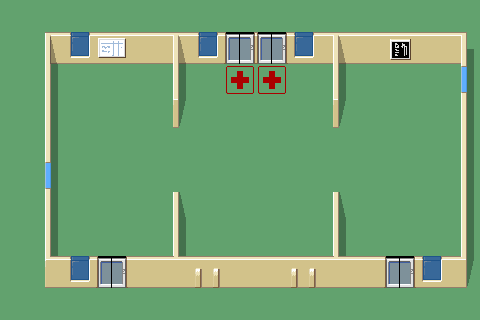

A level layout from a 2D game, rendered from its tile map. Below: a short description, then the map file with tile-grid data replaced by summaries:
An orthogonal 15x10 tile map with 32x32 px tiles, 3 tile layers (floor, Walls, decoration) and 5 objects (2x target, 2x crate, start).

<map version="1.0" orientation="orthogonal" width="15" height="10" tilewidth="32" tileheight="32">
 <tileset firstgid="1" name="hospital_256" tilewidth="32" tileheight="32">
  <image source="textures/hospital_set.png" width="256" height="256" />
  <tile id="5">
   <properties>
    <property name="target" value="" />
   </properties>
  </tile>
  <tile id="6">
   <properties>
    <property name="crate" value="" />
   </properties>
  </tile>
  <tile id="7">
   <properties>
    <property name="cratetarget" value="" />
   </properties>
  </tile>
  <tile id="15">
   <properties>
    <property name="tilemakesureyourpassportisuptodateffs" value="" />
   </properties>
  </tile>
 </tileset>
 <layer name="floor" width="15" height="10">
  <data>[150 cells, 126 non-empty, 1 distinct tile ids]</data>
 </layer>
 <layer name="Walls" width="15" height="10">
  <data>[150 cells, 48 non-empty, 14 distinct tile ids]</data>
 </layer>
 <objectgroup name="Objects1" width="15" height="10">
  <object name="target" type="target" x="256" y="64" width="32" height="32" />
  <object name="crate" type="crate" x="96" y="160" width="32" height="32" />
  <object name="crate" type="crate" x="384" y="160" width="32" height="32" />
  <object name="start" type="start" x="224" y="160" width="32" height="32" />
  <object name="target" type="target" x="224" y="64" width="32" height="32" />
 </objectgroup>
 <layer name="decoration" width="15" height="10">
  <data>[150 cells, 4 non-empty, 3 distinct tile ids]</data>
 </layer>
</map>
